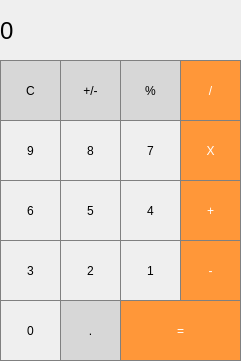
<?xml version="1.0" encoding="UTF-8"?>
<ui version="4.0">
 <class>MainWindow</class>
 <widget class="QMainWindow" name="MainWindow">
  <property name="geometry">
   <rect>
    <x>0</x>
    <y>0</y>
    <width>241</width>
    <height>361</height>
   </rect>
  </property>
  <property name="mouseTracking">
   <bool>false</bool>
  </property>
  <property name="windowTitle">
   <string>MainWindow</string>
  </property>
  <widget class="QWidget" name="centralwidget">
   <widget class="QLabel" name="text">
    <property name="geometry">
     <rect>
      <x>0</x>
      <y>0</y>
      <width>241</width>
      <height>61</height>
     </rect>
    </property>
    <property name="font">
     <font>
      <pointsize>18</pointsize>
      <italic>false</italic>
      <bold>false</bold>
      <underline>false</underline>
      <strikeout>false</strikeout>
     </font>
    </property>
    <property name="styleSheet">
     <string notr="true">QLabel {
  qproperty-alignment: 'AlignVCenter | AlignRight';
  border: 1px solid gray;
}

background-color : white;</string>
    </property>
    <property name="text">
     <string>0</string>
    </property>
   </widget>
   <widget class="QPushButton" name="Button_clear">
    <property name="enabled">
     <bool>true</bool>
    </property>
    <property name="geometry">
     <rect>
      <x>0</x>
      <y>60</y>
      <width>61</width>
      <height>61</height>
     </rect>
    </property>
    <property name="styleSheet">
     <string notr="true">QPushButton {
  background-color: rgb(215, 215, 215);
  border: 1px solid gray;
}
QPushButton:pressed {
    background-color: qlineargradient(x1: 0, y1: 0, x2: 0, y2: 1,
                                      stop: 0 #BEBEBE, stop: 1 #D7D7D7);
}</string>
    </property>
    <property name="text">
     <string>C</string>
    </property>
   </widget>
   <widget class="QPushButton" name="Button_PlusMinus">
    <property name="enabled">
     <bool>true</bool>
    </property>
    <property name="geometry">
     <rect>
      <x>60</x>
      <y>60</y>
      <width>61</width>
      <height>61</height>
     </rect>
    </property>
    <property name="styleSheet">
     <string notr="true">QPushButton {
  background-color: rgb(215, 215, 215);
  border: 1px solid gray;
}
QPushButton:pressed {
    background-color: qlineargradient(x1: 0, y1: 0, x2: 0, y2: 1,
                                      stop: 0 #BEBEBE, stop: 1 #D7D7D7);
}</string>
    </property>
    <property name="text">
     <string>+/-</string>
    </property>
   </widget>
   <widget class="QPushButton" name="Button_divide">
    <property name="enabled">
     <bool>true</bool>
    </property>
    <property name="geometry">
     <rect>
      <x>180</x>
      <y>60</y>
      <width>61</width>
      <height>61</height>
     </rect>
    </property>
    <property name="styleSheet">
     <string notr="true">QPushButton {
  background-color: rgb(255, 151, 57);
  color: white; 
  border: 1px solid gray;
}

QPushButton:pressed {
    background-color: qlineargradient(x1: 0, y1: 0, x2: 0, y2: 1,
                                      stop: 0 #FF7832, stop: 1 #FF9739);
}</string>
    </property>
    <property name="text">
     <string>/</string>
    </property>
   </widget>
   <widget class="QPushButton" name="Button_Percent">
    <property name="enabled">
     <bool>true</bool>
    </property>
    <property name="geometry">
     <rect>
      <x>120</x>
      <y>60</y>
      <width>61</width>
      <height>61</height>
     </rect>
    </property>
    <property name="styleSheet">
     <string notr="true">QPushButton {
  background-color: rgb(215, 215, 215);
  border: 1px solid gray;
}
QPushButton:pressed {
    background-color: qlineargradient(x1: 0, y1: 0, x2: 0, y2: 1,
                                      stop: 0 #BEBEBE, stop: 1 #D7D7D7);
}</string>
    </property>
    <property name="text">
     <string>%</string>
    </property>
   </widget>
   <widget class="QPushButton" name="Button_9">
    <property name="enabled">
     <bool>true</bool>
    </property>
    <property name="geometry">
     <rect>
      <x>0</x>
      <y>120</y>
      <width>61</width>
      <height>61</height>
     </rect>
    </property>
    <property name="styleSheet">
     <string notr="true">QPushButton {
   border: 1px solid gray;
}
QPushButton:pressed {
    background-color: qlineargradient(x1: 0, y1: 0, x2: 0, y2: 1,
                                      stop: 0 #dadbde, stop: 1 #f6f7fa);
}</string>
    </property>
    <property name="text">
     <string>9</string>
    </property>
   </widget>
   <widget class="QPushButton" name="Button_7">
    <property name="enabled">
     <bool>true</bool>
    </property>
    <property name="geometry">
     <rect>
      <x>120</x>
      <y>120</y>
      <width>61</width>
      <height>61</height>
     </rect>
    </property>
    <property name="styleSheet">
     <string notr="true">QPushButton {
   border: 1px solid gray;
}
QPushButton:pressed {
    background-color: qlineargradient(x1: 0, y1: 0, x2: 0, y2: 1,
                                      stop: 0 #dadbde, stop: 1 #f6f7fa);
}</string>
    </property>
    <property name="text">
     <string>7</string>
    </property>
   </widget>
   <widget class="QPushButton" name="Button_multiply">
    <property name="enabled">
     <bool>true</bool>
    </property>
    <property name="geometry">
     <rect>
      <x>180</x>
      <y>120</y>
      <width>61</width>
      <height>61</height>
     </rect>
    </property>
    <property name="styleSheet">
     <string notr="true">QPushButton {
  background-color: rgb(255, 151, 57);
  color: white; 
  border: 1px solid gray;
}

QPushButton:pressed {
    background-color: qlineargradient(x1: 0, y1: 0, x2: 0, y2: 1,
                                      stop: 0 #FF7832, stop: 1 #FF9739);
}</string>
    </property>
    <property name="text">
     <string>X</string>
    </property>
   </widget>
   <widget class="QPushButton" name="Button_8">
    <property name="enabled">
     <bool>true</bool>
    </property>
    <property name="geometry">
     <rect>
      <x>60</x>
      <y>120</y>
      <width>61</width>
      <height>61</height>
     </rect>
    </property>
    <property name="styleSheet">
     <string notr="true">QPushButton {
   border: 1px solid gray;
}
QPushButton:pressed {
    background-color: qlineargradient(x1: 0, y1: 0, x2: 0, y2: 1,
                                      stop: 0 #dadbde, stop: 1 #f6f7fa);
}</string>
    </property>
    <property name="text">
     <string>8</string>
    </property>
   </widget>
   <widget class="QPushButton" name="Button_6">
    <property name="enabled">
     <bool>true</bool>
    </property>
    <property name="geometry">
     <rect>
      <x>0</x>
      <y>180</y>
      <width>61</width>
      <height>61</height>
     </rect>
    </property>
    <property name="styleSheet">
     <string notr="true">QPushButton {
   border: 1px solid gray;
}
QPushButton:pressed {
    background-color: qlineargradient(x1: 0, y1: 0, x2: 0, y2: 1,
                                      stop: 0 #dadbde, stop: 1 #f6f7fa);
}</string>
    </property>
    <property name="text">
     <string>6</string>
    </property>
   </widget>
   <widget class="QPushButton" name="Button_4">
    <property name="enabled">
     <bool>true</bool>
    </property>
    <property name="geometry">
     <rect>
      <x>120</x>
      <y>180</y>
      <width>61</width>
      <height>61</height>
     </rect>
    </property>
    <property name="styleSheet">
     <string notr="true">QPushButton {
   border: 1px solid gray;
}
QPushButton:pressed {
    background-color: qlineargradient(x1: 0, y1: 0, x2: 0, y2: 1,
                                      stop: 0 #dadbde, stop: 1 #f6f7fa);
}</string>
    </property>
    <property name="text">
     <string>4</string>
    </property>
   </widget>
   <widget class="QPushButton" name="Button_add">
    <property name="enabled">
     <bool>true</bool>
    </property>
    <property name="geometry">
     <rect>
      <x>180</x>
      <y>180</y>
      <width>61</width>
      <height>61</height>
     </rect>
    </property>
    <property name="styleSheet">
     <string notr="true">QPushButton {
  background-color: rgb(255, 151, 57);
  color: white; 
  border: 1px solid gray;
}

QPushButton:pressed {
    background-color: qlineargradient(x1: 0, y1: 0, x2: 0, y2: 1,
                                      stop: 0 #FF7832, stop: 1 #FF9739);
}</string>
    </property>
    <property name="text">
     <string>+</string>
    </property>
   </widget>
   <widget class="QPushButton" name="Button_5">
    <property name="enabled">
     <bool>true</bool>
    </property>
    <property name="geometry">
     <rect>
      <x>60</x>
      <y>180</y>
      <width>61</width>
      <height>61</height>
     </rect>
    </property>
    <property name="styleSheet">
     <string notr="true">QPushButton {
   border: 1px solid gray;
}
QPushButton:pressed {
    background-color: qlineargradient(x1: 0, y1: 0, x2: 0, y2: 1,
                                      stop: 0 #dadbde, stop: 1 #f6f7fa);
}</string>
    </property>
    <property name="text">
     <string>5</string>
    </property>
   </widget>
   <widget class="QPushButton" name="Button_3">
    <property name="enabled">
     <bool>true</bool>
    </property>
    <property name="geometry">
     <rect>
      <x>0</x>
      <y>240</y>
      <width>61</width>
      <height>61</height>
     </rect>
    </property>
    <property name="styleSheet">
     <string notr="true">QPushButton {
   border: 1px solid gray;
}
QPushButton:pressed {
    background-color: qlineargradient(x1: 0, y1: 0, x2: 0, y2: 1,
                                      stop: 0 #dadbde, stop: 1 #f6f7fa);
}</string>
    </property>
    <property name="text">
     <string>3</string>
    </property>
   </widget>
   <widget class="QPushButton" name="Button_1">
    <property name="enabled">
     <bool>true</bool>
    </property>
    <property name="geometry">
     <rect>
      <x>120</x>
      <y>240</y>
      <width>61</width>
      <height>61</height>
     </rect>
    </property>
    <property name="styleSheet">
     <string notr="true">QPushButton {
   border: 1px solid gray;
}
QPushButton:pressed {
    background-color: qlineargradient(x1: 0, y1: 0, x2: 0, y2: 1,
                                      stop: 0 #dadbde, stop: 1 #f6f7fa);
}</string>
    </property>
    <property name="text">
     <string>1</string>
    </property>
   </widget>
   <widget class="QPushButton" name="Button_sub">
    <property name="enabled">
     <bool>true</bool>
    </property>
    <property name="geometry">
     <rect>
      <x>180</x>
      <y>240</y>
      <width>61</width>
      <height>61</height>
     </rect>
    </property>
    <property name="styleSheet">
     <string notr="true">QPushButton {
  background-color: rgb(255, 151, 57);
  color: white; 
  border: 1px solid gray;
}

QPushButton:pressed {
    background-color: qlineargradient(x1: 0, y1: 0, x2: 0, y2: 1,
                                      stop: 0 #FF7832, stop: 1 #FF9739);
}</string>
    </property>
    <property name="text">
     <string>-</string>
    </property>
   </widget>
   <widget class="QPushButton" name="Button_2">
    <property name="enabled">
     <bool>true</bool>
    </property>
    <property name="geometry">
     <rect>
      <x>60</x>
      <y>240</y>
      <width>61</width>
      <height>61</height>
     </rect>
    </property>
    <property name="styleSheet">
     <string notr="true">QPushButton {
   border: 1px solid gray;
}
QPushButton:pressed {
    background-color: qlineargradient(x1: 0, y1: 0, x2: 0, y2: 1,
                                      stop: 0 #dadbde, stop: 1 #f6f7fa);
}</string>
    </property>
    <property name="text">
     <string>2</string>
    </property>
   </widget>
   <widget class="QPushButton" name="Button_point">
    <property name="enabled">
     <bool>true</bool>
    </property>
    <property name="geometry">
     <rect>
      <x>60</x>
      <y>300</y>
      <width>61</width>
      <height>61</height>
     </rect>
    </property>
    <property name="styleSheet">
     <string notr="true">QPushButton {
  background-color: rgb(215, 215, 215);
  border: 1px solid gray;
}
QPushButton:pressed {
    background-color: qlineargradient(x1: 0, y1: 0, x2: 0, y2: 1,
                                      stop: 0 #BEBEBE, stop: 1 #D7D7D7);
}</string>
    </property>
    <property name="text">
     <string>.</string>
    </property>
   </widget>
   <widget class="QPushButton" name="Button_equals">
    <property name="enabled">
     <bool>true</bool>
    </property>
    <property name="geometry">
     <rect>
      <x>120</x>
      <y>300</y>
      <width>121</width>
      <height>61</height>
     </rect>
    </property>
    <property name="styleSheet">
     <string notr="true">QPushButton {
  background-color: rgb(255, 151, 57);
  color: white; 
  border: 1px solid gray;
}

QPushButton:pressed {
    background-color: qlineargradient(x1: 0, y1: 0, x2: 0, y2: 1,
                                      stop: 0 #FF7832, stop: 1 #FF9739);
}</string>
    </property>
    <property name="text">
     <string>=</string>
    </property>
   </widget>
   <widget class="QPushButton" name="Button_0">
    <property name="enabled">
     <bool>true</bool>
    </property>
    <property name="geometry">
     <rect>
      <x>0</x>
      <y>300</y>
      <width>61</width>
      <height>61</height>
     </rect>
    </property>
    <property name="styleSheet">
     <string notr="true">QPushButton {
   border: 1px solid gray;
}
QPushButton:pressed {
    background-color: qlineargradient(x1: 0, y1: 0, x2: 0, y2: 1,
                                      stop: 0 #dadbde, stop: 1 #f6f7fa);
}</string>
    </property>
    <property name="text">
     <string>0</string>
    </property>
   </widget>
  </widget>
 </widget>
 <resources/>
 <connections/>
</ui>
